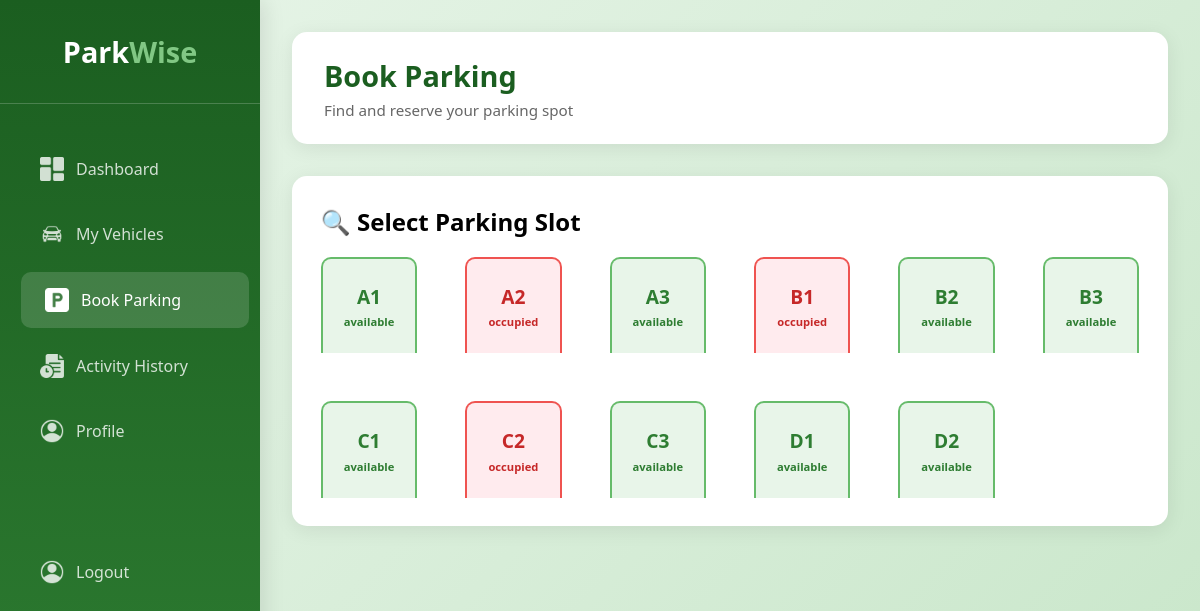
The app's page /?controller=UserController&action=showBookingsPage (signed in), older data.
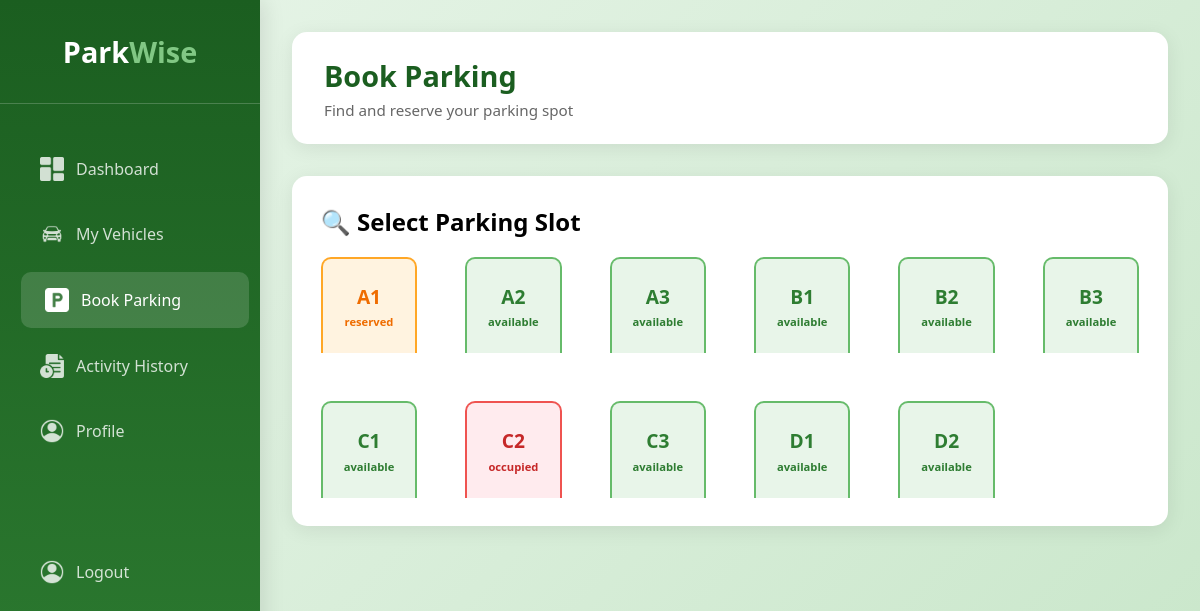
The same page, newer data.
### tables this page shows
CREATE TABLE ParkingSlot (
    slot_id INTEGER PRIMARY KEY AUTOINCREMENT,
    slot_number INTEGER NOT NULL UNIQUE,
    location VARCHAR(100) NOT NULL,
    status VARCHAR(20) NOT NULL DEFAULT 'available',
    created_at DATETIME DEFAULT CURRENT_TIMESTAMP,
    CHECK (status IN ('available', 'reserved', 'occupied'))
);

### index.php (called while the page is built, shortened)
<?php
require_once("./dbConnection.php");
$controller = NULL;
$action = NULL;
if(isset($_GET["controller"]) && isset($_GET["action"])){
    $controller = $_GET["controller"];
    $action = $_GET["action"];
}else{
    $controller = "HomeController";
    $action = "homePage";
}
require_once("./router.php");

### views/uniLayout.php (called while the page is built)
<?php require_once("./views/$folderPath" . "/$folderPath" . "Layout.php")?>

### controllers/BaseController.php (called while the page is built, shortened)
<?php
class BaseController{
    public function  renderView($folderPath, $fileName, $datas = NULL, $location = NULL){
        $content = $datas;
        require_once("./views/uniLayout.php");
    }
}

### controllers/UserController.php (called while the page is built, shortened)
<?php
class UserController extends BaseController{
    protected $parkingSlotModel;
    public function __construct(){
        $this->parkingSlotModel = $this->loadModel("ParkingSlot");
    }
    public function showBookingsPage(){
        $datas = $this->parkingSlotModel->getAll();
        $this->renderView("user", "bookParkingPage", $datas, "bookParkingPage");
    }
}

### models/BaseModel.php (called while the page is built, shortened)
<?php
class BaseModel{
    protected $db;
    protected $table;
    public function __construct(){
        $this->db = DbConnection::getInstance();
    }
    public function getAll(){
        try{
            $sql = "SELECT * FROM {$this->table}";
            $request = $this->db->query($sql);
            $result = $request->fetchAll(PDO::FETCH_ASSOC);
            return $result;
        }catch(PDOException $e){
            error_log($e->getMessage());
            return false;
        }
    }
}

### dbConnection.php (called while the page is built)
<?php
class DbConnection{
    private static $instance = NULL;
    public static function getInstance(){
        if(!isset(self::$instance)){
            try{
                $pdo = new PDO("sqlite:" . __DIR__ . "/database/parkwise.db");
                $pdo->setAttribute(PDO::ATTR_ERRMODE, PDO::ERRMODE_EXCEPTION);
                self::$instance = $pdo;
            }catch(PDOException $e){
                exit("SOMETHING WENT WRONG WHILE CONNECTING TO DATABASE" .  $e->getMessage());
            }
        }
        return self::$instance;
    }
}

### views/user/bookParkingPage.php (the view, shortened to what this page needs)
<div class="main-display">
        <div class="header">
            <div class="welcome">
                <h1>Book Parking</h1>
                <p>Find and reserve your parking spot</p>
            </div>
        </div>
        <div class="parking-card">
            <h2>🔍 Select Parking Slot</h2>
                <div class="parking-grid">
                    <?php foreach($content as $slot):?>
                        <div class="parking-spot <?= $slot["status"]?>" onclick="selectSpot('A3')">
                            <div class="spot-number"><?= $slot["slot_number"]?></div>
                            <div class="spot-status"><?= $slot["status"]?></div>
                        </div>
                    <?php endforeach;?>
                </div>
            </div>
        </div>
</div>

### router.php (shortened to what this page needs)
<?php
function call($controller, $action){
    require_once("./controllers/BaseController.php");
    require_once("./models/BaseModel.php");
    switch($controller){
        case "UserController":
             $controllerInstance = new UserController();
             break;
    }
    $controllerInstance->{$action}();
}
$routes = [
    "HomeController" => ["homePage"],
    "UserController" => ["showLoginPage", "login", "signUp", "logout", "showDashBoard", "showSignUpPage", "signUp", "showAddVehichelPage", "addVehicle", "showMyVehiclePage", "showBookingsPage", "showActivityHistoryPage", "showProfilePage", "updateProfile"],
    "AdminController" => ["getDashBoardData", "getParkingSlotsPage", "getBookingsPage", "getPaymentsPage",  "getUserContactPage", "updateBookingStatus"],
];
if(array_key_exists($controller, $routes)){
    if(in_array($action, $routes[$controller])){
        call($controller, $action);
    }
}else{
    call("UserController", "showLoginPage");
}

### views/user/userLayout.php (shortened to what this page needs)
<!DOCTYPE html>
<html lang="en">
<head>
      <link rel="stylesheet" href="<?php echo BASE_URL?>views/static/userStyle.css">
</head>
<body>
    <div class="container">
         <div class="side-nav" id="sideNav">
             <?php require_once("./views/components/userNavBar.php")?>
        </div>
        <?php require_once("./views/user/$fileName" . ".php")?>
</body>
</html>

### views/components/userNavBar.php
<div class="logo">Park<span>Wise</span></div>
<nav>
    <a href="?controller=UserController&action=showDashBoard" class="<?= $location == 'dashBoard' ? 'active' : '' ?>">
        <img src="<?php echo BASE_URL?>views/static/Images/dashboard-icon.png" alt="Dashboard" class="menu-icon">
        <span>Dashboard</span>
    </a>
    <a href="?controller=UserController&action=showMyVehiclePage"class="<?= $location == 'myVehiclePage' ? 'active' : '' ?>">
        <img src="<?php echo BASE_URL?>views/static/Images/vehicle-icon.png" alt="My Vehicles" class="menu-icon">
        <span>My Vehicles</span>
    </a>
    <a href="?controller=UserController&action=showBookingsPage" class="<?= $location == 'bookParkingPage' ? 'active' : '' ?>">
        <img src="<?php echo BASE_URL?>views/static/Images/book-icon.png" alt="Book Parking" class="menu-icon">
        <span>Book Parking</span>
    </a>
    <a href="?controller=UserController&action=showActivityHistoryPage" class=" <?= $location == 'activityHistoryPage' ? 'active' : '' ?>">
        <img src="<?php echo BASE_URL?>views/static/Images/activity-icon.png" alt="Activity History" class="menu-icon">
        <span>Activity History</span>
    </a>
    <a href="?controller=UserController&action=showProfilePage" class="<?= $location == 'profilePage' ? 'active' : '' ?>" >
        <img src="<?php echo BASE_URL?>views/static/Images/profile-icon.png" alt="Profile" class="menu-icon">
        <span>Profile</span>
    </a>
    <form action="?controller=UserController&action=logout" method="post">
        <button type="submit" id="logout">
                <img src="<?php echo BASE_URL?>views/static/Images/profile-icon.png" alt="Logout" class="menu-icon">
                <span>Logout</span>
        </button>
    </form>
</nav>

### views/static/userStyle.css (style rules this page uses)
* { margin: 0; padding: 0; box-sizing: border-box; }
body { font-family: 'Segoe UI', Tahoma, Geneva, Verdana, sans-serif; background: linear-gradient(135deg, #e8f5e9 0%, #c8e6c9 100%); min-height: 100vh; }
.container { display: flex; min-height: 100vh; }
.side-nav { width: 260px; background: linear-gradient(180deg, #1b5e20 0%, #2e7d32 100%); padding: 2rem 0; box-shadow: 4px 0 20px rgba(0,0,0,0.1); position: fixed; height: 100vh; overflow-y: auto; transition: transform 0.3s ease; z-index: 1000; }
.logo { padding: 0 1.5rem 2rem; color: white; font-size: 1.8rem; font-weight: bold; text-align: center; border-bottom: 1px solid rgba(255,255,255,0.2); margin-bottom: 2rem; }
.logo span { color: #81c784; }
nav { display: flex; flex-direction: column; }
nav a { color: rgba(255,255,255,0.8); text-decoration: none; padding: 1rem 1.5rem; margin: 0.3rem 1rem; border-radius: 10px; transition: all 0.3s ease; display: flex; align-items: center; gap: 12px; font-weight: 500; }
.menu-icon { width: 24px; height: 24px; object-fit: contain; filter: brightness(0) invert(1); opacity: 0.8; transition: all 0.3s ease; }
nav a:hover .menu-icon, nav a.active .menu-icon { opacity: 1; }
nav a:before { display: none; }
nav a:hover, nav a.active { background: rgba(255,255,255,0.15); color: white; transform: translateX(5px); }
.main-display { margin-left: 260px; flex: 1; padding: 2rem; transition: margin-left 0.3s ease; }
.header { background: white; padding: 1.5rem 2rem; border-radius: 15px; box-shadow: 0 4px 20px rgba(0,0,0,0.08); margin-bottom: 2rem; display: flex; justify-content: space-between; align-items: center; flex-wrap: wrap; gap: 1rem; }
.welcome h1 { color: #1b5e20; font-size: 1.8rem; margin-bottom: 0.3rem; }
.welcome p { color: #666; font-size: 0.95rem; }
.parking-grid { display: grid; grid-template-columns: repeat(auto-fill, minmax(80px, 1fr)); gap: 3rem; }
.parking-card { background: white; padding:1.8rem; border-radius: 15px; box-shadow: 0 4px 20px rgba(0,0,0,0.08); }
.parking-card h2 { padding-bottom: 1.2rem; }
.parking-spot { aspect-ratio: 1; border: 2px solid #e0e0e0; border-bottom: 0px; border-radius: 10px 10px 0px 0px; display: flex; flex-direction: column; align-items: center; justify-content: center; cursor: pointer; transition: all 0.3s ease; font-weight: 600; }
.parking-spot.available { background: #e8f5e9; border-color: #66bb6a; color: #2e7d32; }
.parking-spot.occupied { background: #ffebee; border-color: #ef5350; color: #c62828; }
.parking-spot.reserved { background: #fff3e0; border-color: #ffa726; color: #ef6c00; }
.spot-number { font-size: 1.2rem; }
.spot-status { font-size: 0.7rem; margin-top: 0.3rem; }
nav form { color: rgba(255,255,255,0.8); text-decoration: none; padding: 1rem 1.5rem; margin: 5rem 1rem; border-radius: 10px; transition: all 0.3s ease; display: flex; align-items: center; gap: 12px; font-weight: 500; background: transparent; border: none; width: calc(100% - 2rem); cursor: pointer; }
nav form button { background: none; border: none; color: inherit; font: inherit; padding: 0; cursor: pointer; display: flex; align-items: center; gap: 12px; width: 100%; text-align: left; margin: 0; }
nav form .menu-icon { width: 24px; height: 24px; object-fit: contain; filter: brightness(0) invert(1); opacity: 0.8; transition: all 0.3s ease; }
nav form button { margin: 0; }

Row changes from the older to the newer data that the page shows:
changed parkingslot: status "available" → "reserved"
changed parkingslot (number 2 of 11 on the later page): status "occupied" → "available"
changed parkingslot (number 4 of 11 on the later page): status "occupied" → "available"
